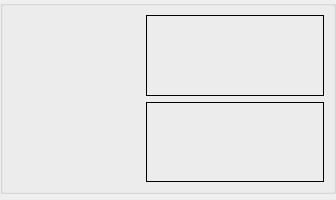
<?xml version="1.0" encoding="UTF-8"?>
<ui version="4.0">
 <class>LyLibraryMessageBox</class>
 <widget class="QDialog" name="LyLibraryMessageBox">
  <property name="geometry">
   <rect>
    <x>0</x>
    <y>0</y>
    <width>336</width>
    <height>200</height>
   </rect>
  </property>
  <layout class="QGridLayout" name="gridLayout">
   <property name="leftMargin">
    <number>0</number>
   </property>
   <property name="topMargin">
    <number>0</number>
   </property>
   <property name="rightMargin">
    <number>0</number>
   </property>
   <property name="bottomMargin">
    <number>0</number>
   </property>
   <property name="spacing">
    <number>0</number>
   </property>
   <item row="0" column="0">
    <widget class="QWidget" name="winFrame" native="true">
     <layout class="QVBoxLayout" name="verticalLayout_2">
      <property name="leftMargin">
       <number>0</number>
      </property>
      <property name="topMargin">
       <number>0</number>
      </property>
      <property name="rightMargin">
       <number>0</number>
      </property>
      <property name="bottomMargin">
       <number>6</number>
      </property>
      <item>
       <widget class="QGroupBox" name="groupBox">
        <property name="title">
         <string/>
        </property>
        <layout class="QGridLayout" name="gridLayout_2">
         <item row="0" column="1">
          <widget class="QLabel" name="testoSecondo">
           <property name="frameShape">
            <enum>QFrame::Box</enum>
           </property>
           <property name="text">
            <string/>
           </property>
           <property name="alignment">
            <set>Qt::AlignCenter</set>
           </property>
          </widget>
         </item>
         <item row="0" column="0" rowspan="2">
          <widget class="QLabel" name="icona">
           <property name="minimumSize">
            <size>
             <width>128</width>
             <height>128</height>
            </size>
           </property>
           <property name="maximumSize">
            <size>
             <width>128</width>
             <height>128</height>
            </size>
           </property>
           <property name="sizeIncrement">
            <size>
             <width>128</width>
             <height>128</height>
            </size>
           </property>
           <property name="baseSize">
            <size>
             <width>128</width>
             <height>128</height>
            </size>
           </property>
           <property name="text">
            <string/>
           </property>
           <property name="alignment">
            <set>Qt::AlignCenter</set>
           </property>
          </widget>
         </item>
         <item row="1" column="1">
          <widget class="QLabel" name="text">
           <property name="font">
            <font>
             <pointsize>10</pointsize>
             <weight>75</weight>
             <bold>true</bold>
            </font>
           </property>
           <property name="frameShape">
            <enum>QFrame::Panel</enum>
           </property>
           <property name="text">
            <string/>
           </property>
           <property name="textFormat">
            <enum>Qt::AutoText</enum>
           </property>
           <property name="alignment">
            <set>Qt::AlignCenter</set>
           </property>
          </widget>
         </item>
        </layout>
       </widget>
      </item>
      <item>
       <layout class="QGridLayout" name="gridButton"/>
      </item>
     </layout>
    </widget>
   </item>
  </layout>
 </widget>
 <resources/>
 <connections/>
</ui>
